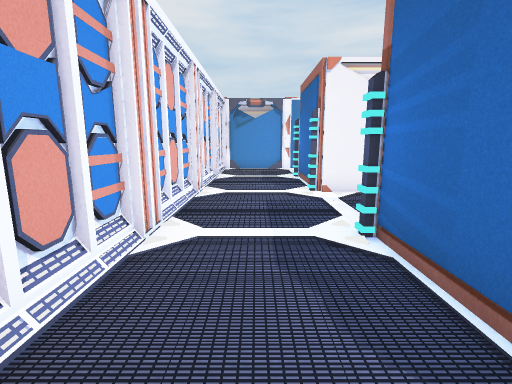
view 1 (above)

12 first-person views from a walk through a Unity game level. The camera is 1.5 m above the floor, tilts 10° down and sees 85° across. The floor is counted in squares, 1 m on a side. Each view is taken from the middle of a square. On the plan, view 1 faces up. The plan holds only what a view shows up to about 14 squares ahead; the rest is blank. The place goes on beyond the plan.

view 2
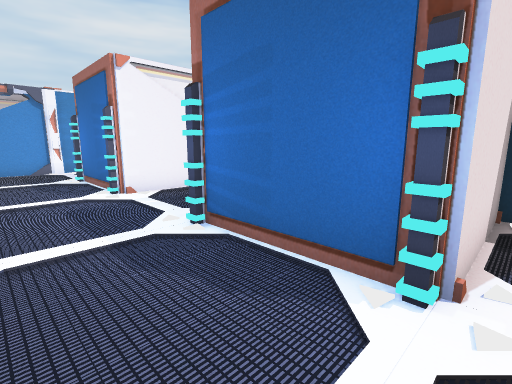

view 3
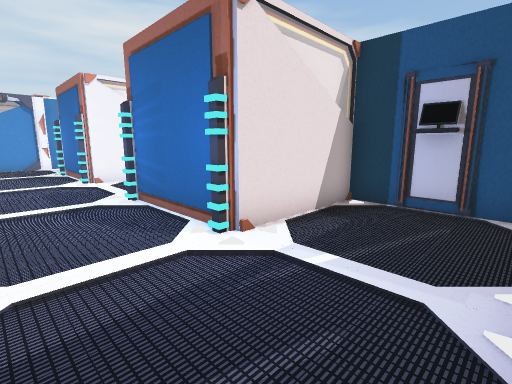

view 4
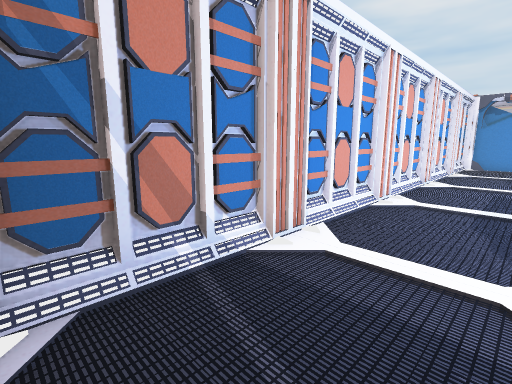

view 5
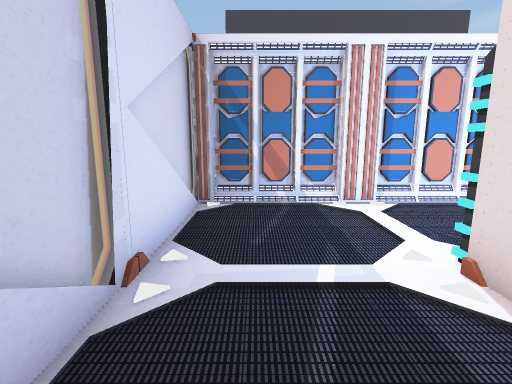

view 6
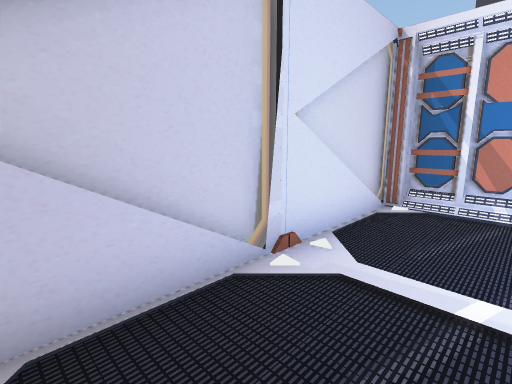

view 7
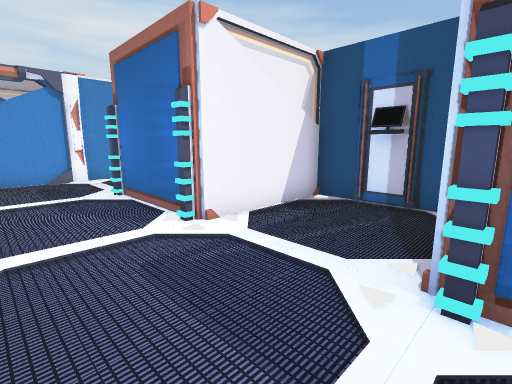

view 8
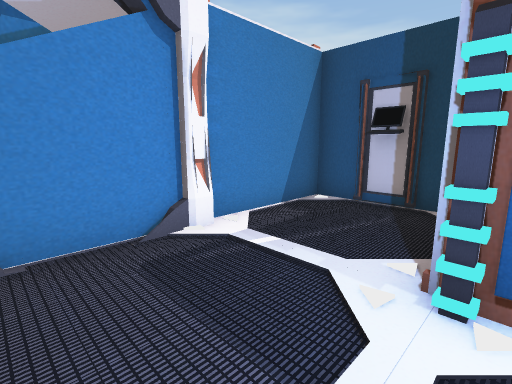

view 9
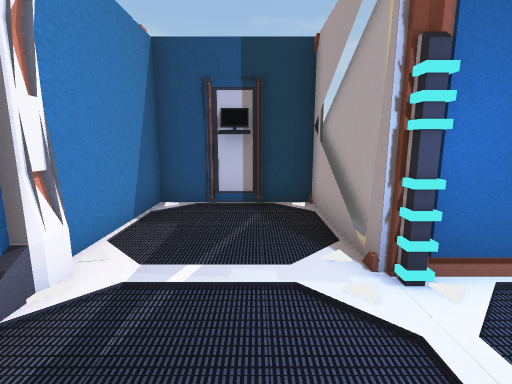

view 10
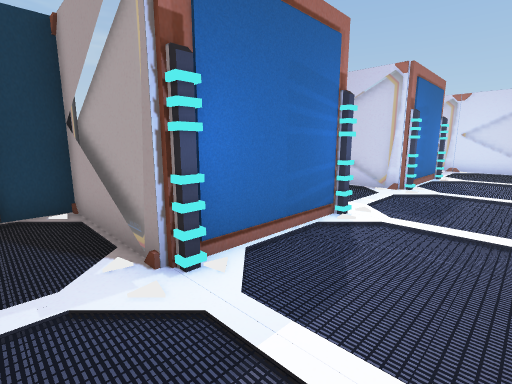

view 11
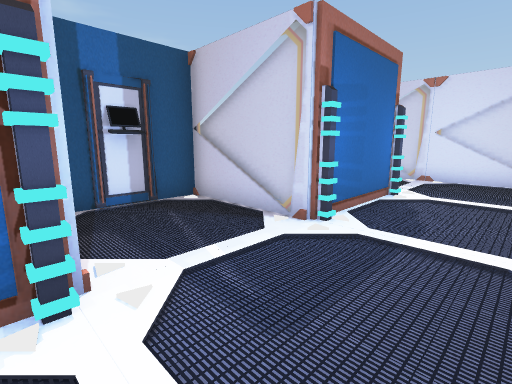

view 12
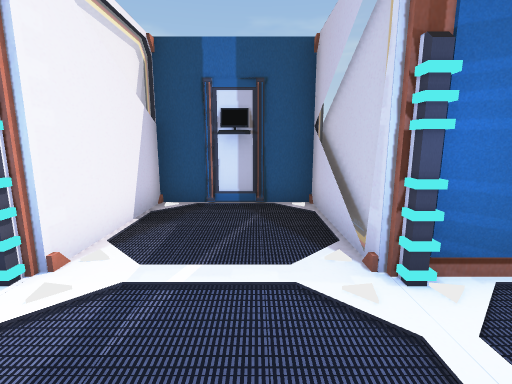

### Floor plan
Key: @ floor where view 1 was taken; # wall or solid block; . floor; = window, fence, low wall or low ledge; O other object.
Columns run from 2 left of view 1 to 6 right of it. Each row starts with its distance up from view 1.
 17  O  #####
 16 OO.OO...#
 15 O.......#
 14 O.......#
 13 #.......#
 12 O...#===#
 11 O...#
 10 O...#
  9 #...#===#
  8 O.......#
  7 O.......#
  6 O.......#
  5 #.......#
  4 O...#===#
  3 O...#
  2 O...#
  1 #...#===#
  0 O.@.....#
 -1 O.......#
 -2 O.......#
 -3 #.......#
 -4 #=======#

Where each view was taken, in squares from view 1:
view 1: 0 up, 0 right, facing up
view 2: 0 up, 1 left, facing up-right
view 3: 3 down, 1 left, facing up-right
view 4: 3 down, 1 right, facing up-left
view 5: 2 down, 5 right, facing left
view 6: 1 down, 5 right, facing down-left
view 7: 4 up, 1 left, facing up-right
view 8: 12 up, 1 left, facing up-right
view 9: 14 up, 1 left, facing right
view 10: 14 up, 1 left, facing down-right
view 11: 9 up, 1 left, facing down-right
view 12: 6 up, 1 left, facing right
